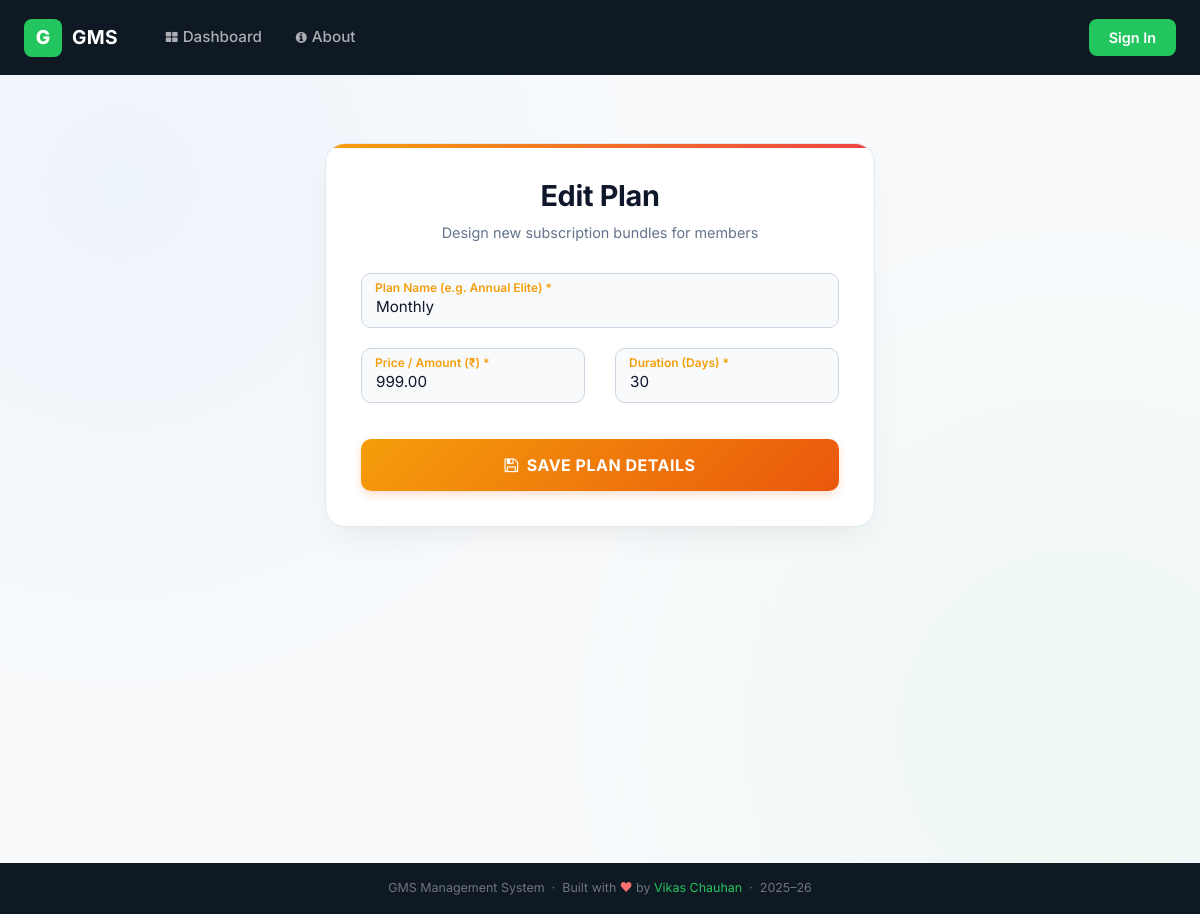
The app's page /edit_plan/11/ with its own data.
### gym/models.py (models this page shows, shortened)
class Plan(models.Model):
    name = models.CharField(max_length=50)
    amount = models.DecimalField(max_digits=10, decimal_places=2)
    duration = models.PositiveIntegerField(help_text="Duration in days or months")

### gym/views.py (the view, shortened to what this page needs)
# urls.py: path('edit_plan/<int:pid>/', Edit_Plan, name='edit_plan'),
def Edit_Plan(request, pid):
    plan = get_object_or_404(Plan, id=pid)
    d = {'plan': plan}
    return render(request, 'add_plan.html', d)

### gym/templates/add_plan.html (shortened to what this page needs)
{% extends 'navigation.html' %}
{% block body %}
<div class="container pb-5">
    <div class="premium-wrapper">
        <div class="premium-header">
            <h1 class="premium-title">{% if plan %}Edit Plan{% else %}Create Plan{% endif %}</h1>
            <p class="premium-subtitle">Design new subscription bundles for members</p>
        </div>
        <form action="{% if plan %}{% url 'edit_plan' plan.id %}{% else %}{% url 'add_plan' %}{% endif %}" method="post">
            <div class="floating-group">
                <input type="text" name="name" class="floating-input" placeholder=" " value="{{ plan.name|default:'' }}" required>
                <label class="floating-label">Plan Name (e.g. Annual Elite) *</label>
            </div>
            <div class="row">
                <div class="col-md-6">
                    <div class="floating-group">
                        <input type="number" name="amount" class="floating-input" placeholder=" " value="{{ plan.amount|default:'' }}" min="0" required>
                        <label class="floating-label">Price / Amount (₹) *</label>
                    </div>
                </div>
                <div class="col-md-6">
                    <div class="floating-group">
                        <input type="number" name="duration" class="floating-input" placeholder=" " value="{{ plan.duration|default:'' }}" min="1" required>
                        <label class="floating-label">Duration (Days) *</label>
                    </div>
                </div>
            </div>
            <button type="submit" class="premium-btn">
                {% if plan %}<i class="fa fa-save"></i> Save Plan Details{% else %}<i class="fa fa-check-circle"></i> Launch New Plan{% endif %}
            </button>
        </form>
    </div>
</div>
{% endblock %}

### gym/templates/navigation.html (style rules this page uses)
*, *::before, *::after { box-sizing: border-box; }
:root { --green: #22c55e; --green-dark: #16a34a; --green-light: #dcfce7; --dark: #0f1923; --dark2: #1a2535; --sidebar: #111c2a; --text: #1e293b; --muted: #64748b; --border: #e2e8f0; --white: #ffffff; --bg: #f8fafc; --bg-gradient: radial-gradient(circle at 10% 20%, rgba(59, 130, 246, 0.05), transparent 40%), radial-gradient(circle at 90% 80%, rgba(34, 197, 94, 0.05), transparent 40%); --card-shadow: 0 4px 20px -2px rgba(0, 0, 0, 0.04), 0 2px 10px -2px rgba(0, 0, 0, 0.02); --border-soft: #f1f5f9; --green-light: rgba(34,197,94,0.15); --table-head: #0f172a; --table-hover: #f1f5f9; --table-border: #e2e8f0; --input-bg: #ffffff; }
body { font-family: 'Inter', -apple-system, BlinkMacSystemFont, sans-serif; background: var(--bg); background-image: var(--bg-gradient); background-attachment: fixed; color: var(--text); margin: 0; min-height: 100vh; }
.form-label, label { font-size: 0.82rem; font-weight: 600; color: var(--muted); margin-bottom: 5px; }

### gym/templates/add_plan.html (style rules this page uses)
.premium-wrapper { max-width: 550px; margin: 40px auto; background: #ffffff; backdrop-filter: blur(16px); -webkit-backdrop-filter: blur(16px); border: 1px solid #e2e8f0; border-radius: 20px; padding: 35px 35px; box-shadow: 0 15px 35px -10px rgba(0, 0, 0, 0.08); position: relative; overflow: hidden; }
.premium-wrapper::before { content: ''; position: absolute; top: 0; left: 0; right: 0; height: 4px; background: linear-gradient(90deg, #f59e0b, #ef4444); }
.premium-header { margin-bottom: 30px; text-align: center; }
.premium-title { color: #0f172a; font-size: 1.8rem; font-weight: 700; margin: 0 0 8px 0; letter-spacing: -0.3px; }
.premium-subtitle { color: #64748b; font-size: 0.9rem; margin: 0; }
.floating-group { position: relative; margin-bottom: 20px; }
.floating-input { width: 100%; background: #f8fafc; border: 1px solid #cbd5e1; border-radius: 10px; padding: 22px 14px 8px 14px; font-size: 0.95rem; color: #0f172a; transition: all 0.3s ease; font-family: inherit; }
.floating-label { position: absolute; left: 14px; top: 15px; color: #64748b; font-size: 0.95rem; pointer-events: none; transition: all 0.2s cubic-bezier(0.4, 0, 0.2, 1); }
.floating-input:focus ~ .floating-label, .floating-input:not(:placeholder-shown) ~ .floating-label { top: 6px; left: 14px; font-size: 0.75rem; color: #f59e0b; font-weight: 600; }
.premium-btn { background: linear-gradient(135deg, #f59e0b 0%, #ea580c 100%); color: white; border: none; border-radius: 10px; padding: 14px; font-size: 1rem; font-weight: 700; cursor: pointer; transition: all 0.3s ease; box-shadow: 0 4px 10px rgba(234, 88, 12, 0.2); width: 100%; margin-top: 16px; display: flex; justify-content: center; align-items: center; gap: 8px; text-transform: uppercase; letter-spacing: 0.5px; }

### records on screen
Plan: name "Monthly", amount "999.00", duration "30"
